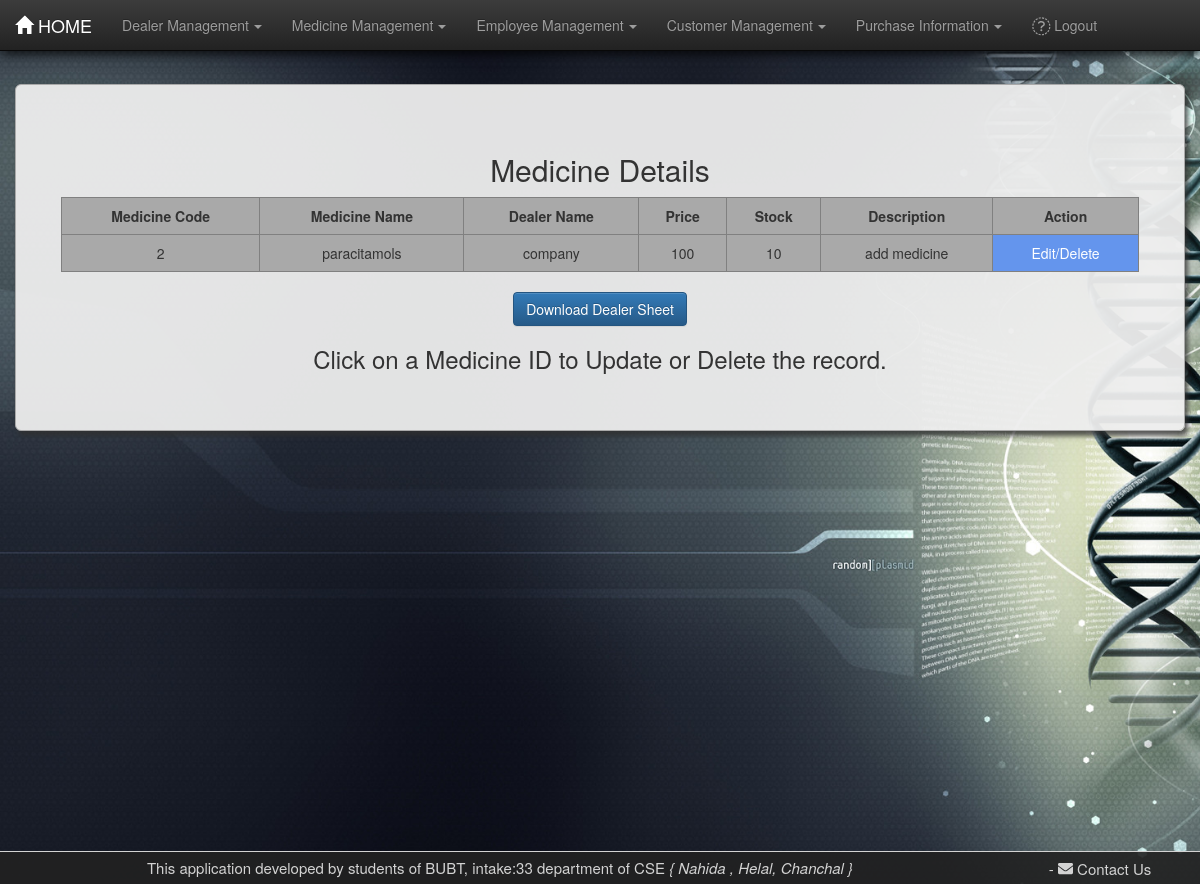
Screenshot of /medtable/ (signed in) with the database file from the repository.
### pharma/models.py (models this page shows, shortened)
class Medicine(models.Model):
    m_id = models.IntegerField(unique=True)
    mname = models.CharField(max_length=30)
    dname = models.CharField(max_length=30)
    desc = models.CharField(max_length=100)
    price = models.CharField(max_length=30)
    stock = models.IntegerField()

### pharma/views.py (the view)
# urls.py: path('medtable/', views.medtable, name='medtable'),
@login_required
def medtable(request):
    med = Medicine.objects.all()
    dict = {"med": med}
    return render(request, 'pharma/medtable.html', dict)

### pharma/templates/pharma/medtable.html (shortened to what this page needs)
{% extends 'pharma/base.html' %}
{% block bodyConetent %}
<div class="container-fluid martop7">
    <div class="jumbotron jumcust">
        <h2>Medicine Details</h2>
        <div class="row">
            <div class="col-md-1">
            </div>
            <table border="1" class="table table-responsive table-hover col-md-10">
                <tr>
                    <th>Medicine Code</th>
                    <th>Medicine Name</th>
                    <th>Dealer Name</th>
                    <th>Price</th>
                    <th>Stock</th>
                    <th>Description</th>
                    <th>Action</th>
                </tr>
                {% for foo in med %}
                <tr>
                    <td class="idlink">{{ foo.m_id }}</td>
                    <td>{{ foo.mname }}</td>
                    <td>{{ foo.dname }}</td>
                    <td>{{ foo.price }}</td>
                    <td>{{ foo.stock }}</td>
                    <td>{{ foo.desc }}</td>
                    <td style="background-color: cornflowerblue;"><a style=" color: white" href="/medformview/{{ foo.id }}">Edit/Delete</a></td>
                </tr>
                {% endfor %}
            </table> <br>
            <a href="#"><button class="btn btn-primary" onclick="MedicineexportSheet()">Download Dealer
                    Sheet</button></a>
        </div>
        <footer>
            <h3>Click on a Medicine ID to Update or Delete the record.</h3>
        </footer>
    </div>
</div>
{% endblock bodyConetent %}

### pharma/static/pharma/css/style.css (style rules this page uses)
body { background-image: url("images/bghome.jpg"); background-size: cover; background-attachment: fixed; min-height: 100vh; }
table { text-align: center; border-collapse: collapse; background-color: darkgray; }
th { text-align: center; }
.martop7 { margin-top: 7%; }
.jumcust { box-shadow: 3px 5px 5px rgba(47, 47, 47, 0.8); border: 1px solid darkgrey; border-radius: 0px; text-align: center; background-color: rgba(238, 238, 238, 0.95); }
.table>tbody>tr>td, .table>tbody>tr>th { border-top: none; }
a:link { text-decoration: none; color: #333; }

### rows the page displays
Medicine: m_id "2", mname "paracitamols", dname "company", price "100", stock "10", desc "add medicine"
